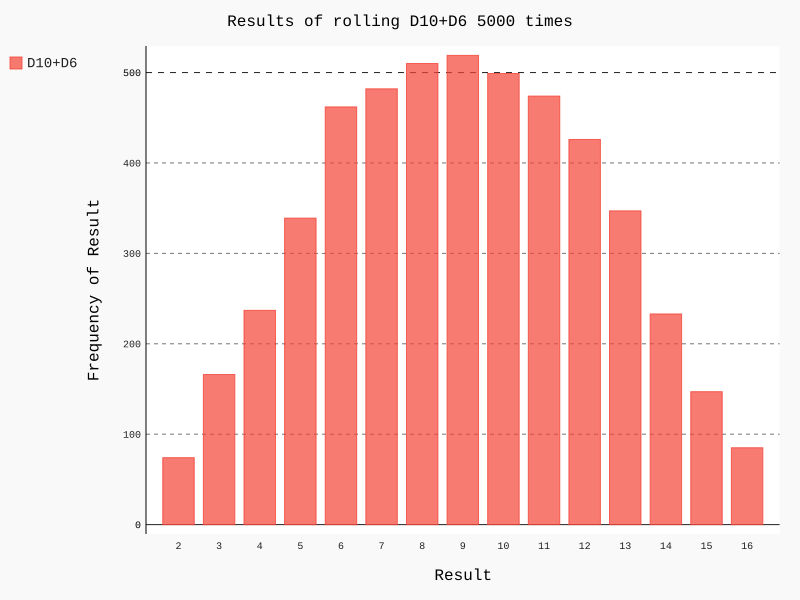

Here is the Python script that generated this plot:
#掷两个骰子,观察点数和出现的频率
import pygal
from die import Die

#创建两个骰子
die1=Die()
die2=Die(10)
#掷骰子多次,将结果保存在列表中
results=[]
for roll_num in range(5000):
    result=die1.roll()+die2.roll()
    results.append(result)
#结果分析,存储在列表中
frequencies=[]
max_result=die1.num_sides+die2.num_sides
for value in range(2,max_result+1):
    frequency=results.count(value)
    frequencies.append(frequency)
#结果可视化
hist=pygal.Bar()
hist.title="Results of rolling D10+D6 5000 times"
hist.x_labels=[]
for value in range(2,max_result+1):
    hist.x_labels.append(value)
hist.x_title="Result"
hist.y_title="Frequency of Result"
hist.add('D10+D6',frequencies)
hist.render_to_file('defferent_dice_visual.svg')
